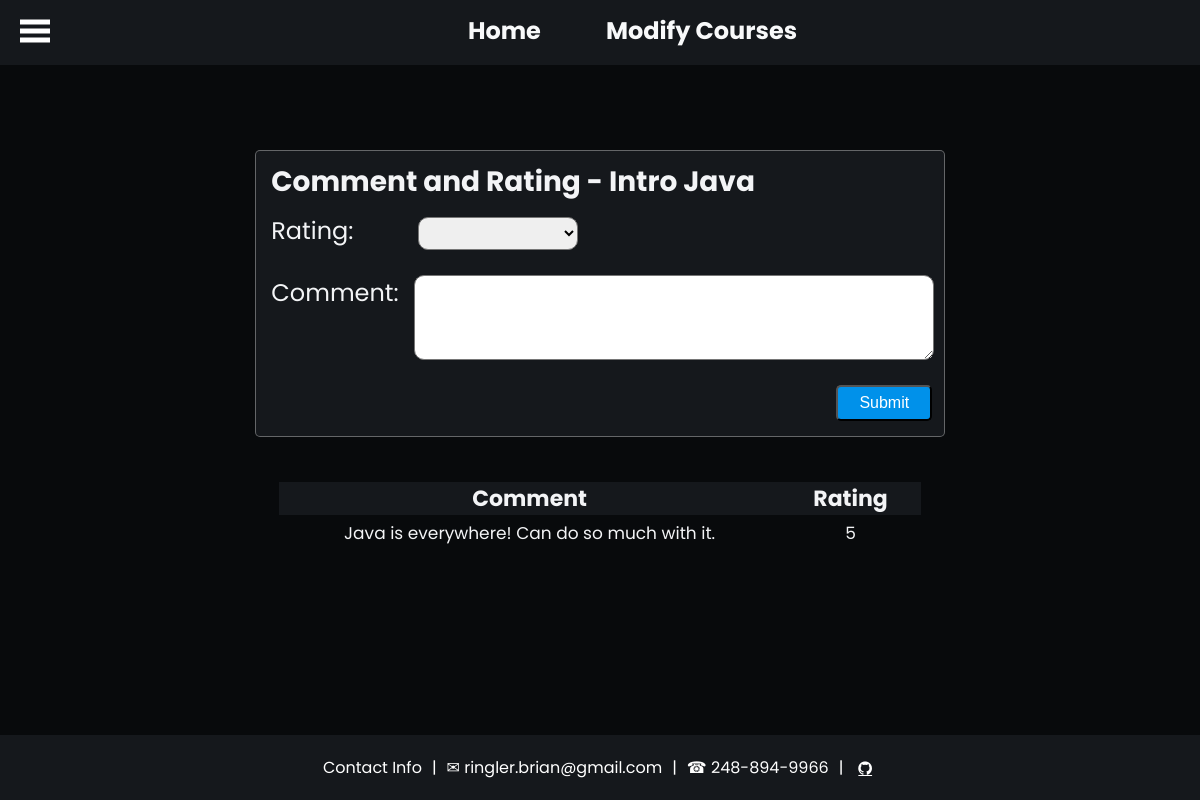
Screenshot of /courses/comment/9/ with the database file from the repository.
### courses_app/models.py (models this page shows, shortened)
class Course(models.Model):
    course_name = models.CharField(max_length=50, null=False)
    created_at = models.DateTimeField(auto_now_add=True)
    updated_at = models.DateTimeField(auto_now=True)
    objects = ValidationManager()

class Comment(models.Model):
    USER_RATING = [
        (1, '⭐'),
        (2, '⭐⭐'),
        (3, '⭐⭐⭐'),
        (4, '⭐⭐⭐⭐⭐'),
        (5, '⭐⭐⭐⭐⭐⭐'),
    ]
    comment = models.CharField(max_length=255, null=True)
    rating = models.CharField(max_length=5, choices=USER_RATING, default=1, null=True)
    course = models.ForeignKey(Course, related_name='course_name_fk', on_delete=models.CASCADE)
    created_at = models.DateTimeField(auto_now_add=True)
    updated_at = models.DateTimeField(auto_now=True)
    objects = ValidationManager()

### courses_app/views.py (the view, shortened to what this page needs)
# urls.py: path('courses/comment/<int:id_rate>/', views.comment_courses_view, name='comment_courses'),
def comment_courses_view(request, id_rate):
    '''the id_rate is from Course table. First, get all comments then
    filter using id_rate but based on Course table'''
    context = {
        'all_comm_rate' :  Comment.objects.filter(course__id=id_rate),
        'id_comm' : id_rate,
        'course_name' : Course.objects.get(id=id_rate)
    }
    return render(request, 'comment_courses.html', context)

### courses_app/templates/comment_courses.html (shortened to what this page needs)
{% extends "base.html" %}
{% block head %}
    {% load static %}
    <link rel="stylesheet" href="{% static 'css/comment_courses.css' %}" />
    <link rel="stylesheet" href="{% static 'css/comment_footer.css' %}" />
{% endblock head %}
{% block content %}
<div class="comm-rate-wrapper">
    <form action="/courses/comment/{{ id_comm }}/" method="POST" name="comment-frm">
        <h1 class="comm-title">Comment and Rating - {{ course_name.course_name }}</h1>
        <div>
            <label for="course-rating">Rating:</label>
            <select name="course-rating-nm" id="rate-course">
                <option name="course-rating-nm" value="0"></option>
                <option name="course-rating-nm" value="1">⭐</option>
            </select>
        </div>
        <div id="comm-desc-sec">
            <label for="course-comm">Comment:</label>
            <textarea id="course-comm" name="course-comm-nm"></textarea>
        </div>
        <input type="submit" id="course-comm-submit">
    </form>
    <table class="courses-tbl">
        <thead>
            <tr>
                <th>Comment</th>
                <th>Rating</th>
            </tr>
        </thead>
        <tbody>
            {% for all in all_comm_rate %}
            <tr>
                <td>{{ all.comment }}</td>
                <td>{{ all.rating }}</td>
            </tr>
            {% endfor %}
        </tbody>
    </table>
</div>
{% endblock %}

### courses_app/static/css/base.css (style rules this page uses)
* { margin: 0; padding: 0; box-sizing: border-box; }
body { height: 100%; font-family: 'Poppins', sans-serif; background-color: #080A0C; color: #F3F4F6; }
input[type="submit"], button { height: 2.25rem; width: 6rem; font-size: 1.0rem; border-radius: 5px; background-color:rgb(0, 145, 234); color: white; }

### courses_app/static/css/nav_bar.css (style rules this page uses)
* { margin: 0; padding: 0; box-sizing: border-box; }

### courses_app/static/css/comment_courses.css (style rules this page uses)
* { margin: 0; padding: 0; box-sizing: border-box; }
.comm-rate-wrapper { display: flex; flex-flow: column; align-items: center; }
form[name="comment-frm"] { margin-top: 85px; padding: 10px 10px 15px 15px; border: .5px solid rgba(245, 245, 245, 0.35); background-color: #15181C; border-radius: 5px; }
h1 { margin: auto; font-size: 28px; margin-bottom: 10px; }
label { font-size: 24px; }
textarea, select { border-radius: 10px; padding: 6px 12px; height: 2.1rem; width: 160px; font-size: 1.0rem; font-family: 'Poppins', sans-serif; resize: vertical; margin-bottom: 25px; }
textarea { width: 520px; height: 85px; margin-left: 15px; }
#rate-course { margin-left: 60px; }
#comm-desc-sec { display: flex; flex-flow: row; justify-content: flex-start; }
#course-comm-submit { margin-left: 565px; }
table { width: auto; table-layout: auto; margin-top: 45px; font-size: 20px; border-collapse: separate; border-spacing: 0px; }
th { font-size: 22px; margin: 0 10px 0 10px; background-color: #15181C; }
td { padding: 5px 65px; font-size: 17px; max-width: 600px; }

### courses_app/static/css/comment_footer.css (style rules this page uses)
* { margin: 0; padding: 0; box-sizing: border-box; }

### rows the page displays
Course: course_name "Intro Java"
Comment: comment "Java is everywhere! Can do so much with it.", rating "5"
